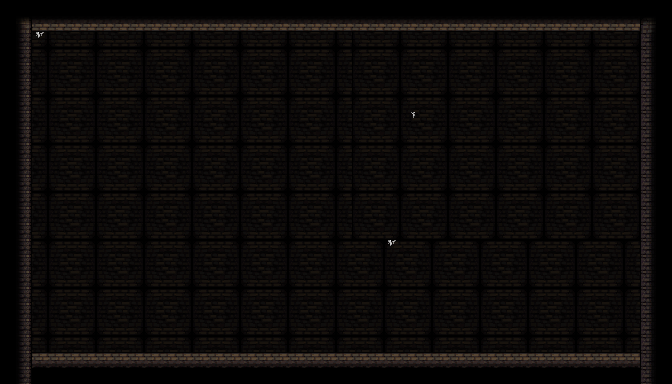

This game map was drawn from its Tiled (.tmx) file and the tilesets committed beside it. A one-line description and the trimmed map source follow:
An orthogonal 42x24 tile map with 16x16 px tiles, 5 tile layers (back, stage, deco, unit, ...).

<map version="1.0" orientation="orthogonal" renderorder="right-down" width="42" height="24" tilewidth="16" tileheight="16" nextobjectid="4">
 <tileset firstgid="1" name="dungeonTileSet" tilewidth="16" tileheight="16" tilecount="1024">
  <image source="dungeonTileset.png" width="512" height="512" />
  <terraintypes>
   <terrain name="blocks" tile="-1" />
   <terrain name="empty" tile="-1" />
  </terraintypes>
  <tile id="4" terrain="1,1,1,0" />
  <tile id="5" terrain="1,1,0,0" />
  <tile id="6" terrain="1,1,0,1" />
  <tile id="12" terrain="0,0,0,1" />
  <tile id="13" terrain="0,0,1,1" />
  <tile id="14" terrain="0,0,1,0" />
  <tile id="36" terrain="1,0,1,0" />
  <tile id="37" terrain="0,0,0,0" />
  <tile id="38" terrain="0,1,0,1" />
  <tile id="44" terrain="0,1,0,1" />
  <tile id="45" terrain="1,1,1,1" />
  <tile id="46" terrain="1,0,1,0" />
  <tile id="68" terrain="1,0,1,1" />
  <tile id="69" terrain="0,0,1,1" />
  <tile id="70" terrain="0,1,1,1" />
  <tile id="76" terrain="0,1,0,0" />
  <tile id="77" terrain="1,1,0,0" />
  <tile id="78" terrain="1,0,0,0" />
 </tileset>
 <layer name="back" width="42" height="24">
  <data>[1008 cells, 1008 non-empty, 9 distinct tile ids]</data>
 </layer>
 <layer name="stage" width="42" height="24">
  <data>[1008 cells, 248 non-empty, 7 distinct tile ids]</data>
 </layer>
 <layer name="deco" width="42" height="24">
  <data>[1008 cells, 1 non-empty, 1 distinct tile ids]</data>
 </layer>
 <layer name="unit" width="42" height="24">
  <data>[1008 cells, 0 non-empty, 0 distinct tile ids]</data>
 </layer>
 <layer name="fore" width="42" height="24">
  <data>[1008 cells, 2 non-empty, 1 distinct tile ids]</data>
 </layer>
</map>
